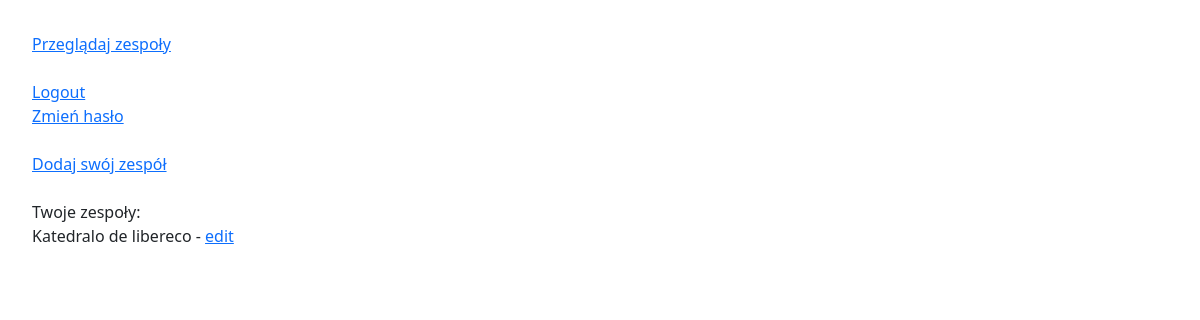
The app's page /dashboard/ (signed in), older data.
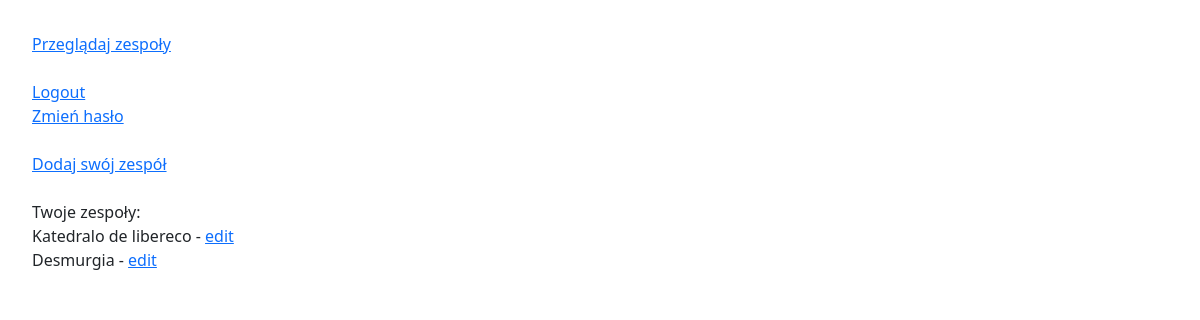
The same page, newer data.
### garage_online/models.py (models this page shows, shortened)
class Band(models.Model):
    name = models.CharField(max_length=100, null=False, blank=False)
    short_desc = models.TextField(max_length=150, null=False, blank=False)
    long_desc = models.TextField(null=False, blank=False)
    genre = models.PositiveSmallIntegerField(choices=choices.get_genres(), default=0)
    image = models.ImageField(upload_to='bands_photos', null=False, blank=False)
    country = models.CharField(max_length=2, choices=choices.get_countries(), default='PL')
    city = models.CharField(max_length=50, null=False, blank=False)
    is_active = models.BooleanField(default=True)
    tags = models.CharField(max_length=100, null=True, blank=True)
    add_2db_date = models.DateField(auto_now_add=True)
    user = models.ManyToManyField(User, related_name='bands')

### garage_online/views.py (the view)
# urls.py: path('dashboard/', views.dashboard, name='dashboard'),
def dashboard(request):
    bands = Band.objects.filter(user=request.user) if request.user.is_authenticated else None
    return render(request, 'garage_online/dashboard.html', {'bands': bands})

### garage_online/templates/garage_online/dashboard.html (shortened to what this page needs)
{% extends 'base.html' %}
{% block body %}
    <a href="{% url 'all_bands' %}">Przeglądaj zespoły</a><br>
    <br>
    <a href="{% url 'logout' %}">Logout</a><br>
    <a href="{% url 'password_change' %}">Zmień hasło</a><br>
    <br>
    <a href="{% url 'new_band' %}">Dodaj swój zespół</a><br>
    <br>
    Twoje zespoły:<br>
    {% if bands|length == 0 %}
        Nie dodałeś jeszcze żadnego zespołu
    {% else %}
        {% for band in bands %}
            {{ band.name }} - <a href="{% url 'edit_band' band.name %}">edit</a> <br>
        {% endfor %}
    {% endif %}
{% endblock %}

### garage_online/templates/base.html (shortened to what this page needs)
{% load static %}
<!doctype html>
<html lang="en">
<head>
    <link href="https://cdn.jsdelivr.net/npm/bootstrap@5.2.0-beta1/dist/css/bootstrap.min.css" rel="stylesheet">
    <link rel="stylesheet" href="{% static 'garage_online.css' %}">
</head>
<body>
    {% block body %}{% endblock %}
</body>
</html>

### garage_online/static/garage_online.css (style rules this page uses)
body { padding: 2rem; }

Row changes from the older to the newer data that the page shows:
added Band: name "Desmurgia"
